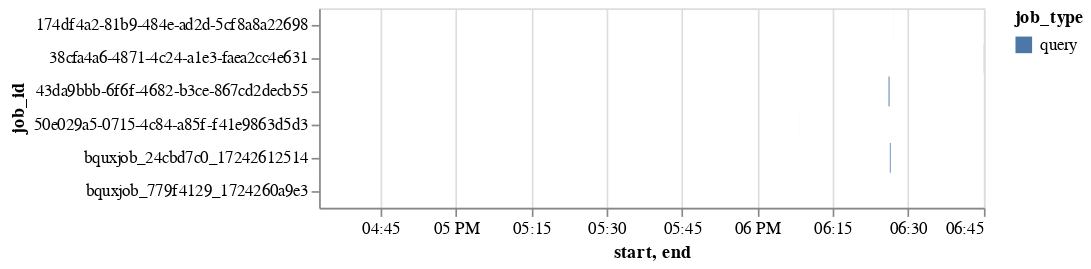

The code cell stored with this chart in its notebook:
### Code cell
jobs.plot_timeline(df=jobs.plan_timelines, x="start", x2="end", y="job_id", color="job_type")

### Figure 1 — Vega-Lite specification as saved in the notebook (floating-point values rounded to 4 significant figures)
{"config": {"view": {"continuousWidth": 400, "continuousHeight": 300}}, "data": {"name": "data-901668403b807f74c700ab8c9438b039"}, "mark": "bar", "encoding": {"color": {"type": "nominal", "field": "job_type"}, "tooltip": [{"type": "nominal", "field": "job_id"}, {"type": "nominal", "field": "job_type"}, {"type": "temporal", "field": "created"}, {"type": "temporal", "field": "started"}, {"type": "temporal", "field": "ended"}], "x": {"type": "temporal", "field": "start"}, "x2": {"field": "end"}, "y": {"type": "nominal", "field": "job_id"}}, "$schema": "https://vega.github.io/schema/vega-lite/v4.8.1.json", "datasets": {"data-901668403b807f74c700ab8c9438b039": [{"job_id": "38cfa4a6-4871-4c24-a1e3-faea2cc4e631", "job_type": "query", "created": "2020-05-23T18:45:07.502000+00:00", "started": "2020-05-23T18:45:07.627000+00:00", "ended": "2020-05-23T18:45:08.917000+00:00", "start": "2020-05-23T18:45:07.844000+00:00", "end": "2020-05-23T18:45:08.757000+00:00", "step_number": 0, "steps": [{"kind": "READ", "substeps": ["", "FROM bigquery-public-data.github_repos.commits"]}, {"kind": "AGGREGATE", "substeps": ["$10 := COUNT($20)"]}, {"kind": "COMPUTE", "substeps": ["$20 := 1"]}, {"kind": "WRITE", "substeps": ["$10", "TO __stage00_output"]}]}, {"job_id": "38cfa4a6-4871-4c24-a1e3-faea2cc4e631", "job_type": "query", "created": "2020-05-23T18:45:07.502000+00:00", "started": "2020-05-23T18:45:07.627000+00:00", "ended": "2020-05-23T18:45:08.917000+00:00", "start": "2020-05-23T18:45:08.333000+00:00", "end": "2020-05-23T18:45:08.786000+00:00", "step_number": 1, "steps": [{"kind": "READ", "substeps": ["$10", "FROM __stage00_output"]}, {"kind": "AGGREGATE", "substeps": ["$1 := SUM_OF_COUNTS($10)"]}, {"kind": "WRITE", "substeps": ["$1", "TO __stage01_output"]}]}, {"job_id": "174df4a2-81b9-484e-ad2d-5cf8a8a22698", "job_type": "query", "created": "2020-05-23T18:27:02.722000+00:00", "started": "2020-05-23T18:27:02.857000+00:00", "ended": "2020-05-23T18:27:03.416000+00:00", "start": "2020-05-23T18:27:03.034000+00:00", "end": "2020-05-23T18:27:03.278000+00:00", "step_number": 0, "steps": [{"kind": "READ", "substeps": ["$1:fbi_code", "FROM bigquery-public-data.chicago_crime.crime"]}, {"kind": "AGGREGATE", "substeps": ["GROUP BY $40 := $1", "$20 := COUNT($30)"]}, {"kind": "COMPUTE", "substeps": ["$30 := 1"]}, {"kind": "WRITE", "substeps": ["$40, $20", "TO __stage00_output", "BY HASH($40)"]}]}, {"job_id": "174df4a2-81b9-484e-ad2d-5cf8a8a22698", "job_type": "query", "created": "2020-05-23T18:27:02.722000+00:00", "started": "2020-05-23T18:27:02.857000+00:00", "ended": "2020-05-23T18:27:03.416000+00:00", "start": "2020-05-23T18:27:03.297000+00:00", "end": "2020-05-23T18:27:03.348000+00:00", "step_number": 1, "steps": [{"kind": "READ", "substeps": ["$40, $20", "FROM __stage00_output"]}, {"kind": "AGGREGATE", "substeps": ["GROUP BY $50 := $40", "$10 := SUM_OF_COUNTS($20)"]}, {"kind": "WRITE", "substeps": ["$50, $10", "TO __stage01_output"]}]}, {"job_id": "bquxjob_24cbd7c0_17242612514", "job_type": "query", "created": "2020-05-23T18:26:24.658000+00:00", "started": "2020-05-23T18:26:24.759000+00:00", "ended": "2020-05-23T18:26:36.434000+00:00", "start": "2020-05-23T18:26:24.926000+00:00", "end": "2020-05-23T18:26:27.052000+00:00", "step_number": 0, "steps": [{"kind": "READ", "substeps": ["$1:fbi_code, $2:location", "FROM bigquery-public-data.chicago_crime.crime"]}, {"kind": "AGGREGATE", "substeps": ["GROUP BY $40 := $2, $41 := $1", "$20 := COUNT($30)"]}, {"kind": "COMPUTE", "substeps": ["$30 := 1"]}, {"kind": "WRITE", "substeps": ["$41, $40, $20", "TO __stage00_output", "BY HASH($40, $41)"]}]}, {"job_id": "bquxjob_24cbd7c0_17242612514", "job_type": "query", "created": "2020-05-23T18:26:24.658000+00:00", "started": "2020-05-23T18:26:24.759000+00:00", "ended": "2020-05-23T18:26:36.434000+00:00", "start": "2020-05-23T18:26:26.574000+00:00", "end": "2020-05-23T18:26:28.051000+00:00", "step_number": 1, "steps": [{"kind": "READ", "substeps": ["FROM __stage00_output"]}]}, {"job_id": "bquxjob_24cbd7c0_17242612514", "job_type": "query", "created": "2020-05-23T18:26:24.658000+00:00", "started": "2020-05-23T18:26:24.759000+00:00", "ended": "2020-05-23T18:26:36.434000+00:00", "start": "2020-05-23T18:26:28.088000+00:00", "end": "2020-05-23T18:26:28.853000+00:00", "step_number": 2, "steps": [{"kind": "READ", "substeps": ["$41, $40, $20", "FROM __stage00_output"]}, {"kind": "AGGREGATE", "substeps": ["GROUP BY $50 := $40, $51 := $41", "$10 := SUM_OF_COUNTS($20)"]}, {"kind": "WRITE", "substeps": ["$51, $50, $10", "TO __stage02_output"]}]}, {"job_id": "bquxjob_24cbd7c0_17242612514", "job_type": "query", "created": "2020-05-23T18:26:24.658000+00:00", "started": "2020-05-23T18:26:24.759000+00:00", "ended": "2020-05-23T18:26:36.434000+00:00", "start": "2020-05-23T18:26:29.022000+00:00", "end": "2020-05-23T18:26:35.390000+00:00", "step_number": 3, "steps": [{"kind": "READ", "substeps": ["$51, $50, $10", "FROM __stage02_output"]}, {"kind": "WRITE", "substeps": ["$51, $50, $10", "TO __stage03_output"]}]}, {"job_id": "43da9bbb-6f6f-4682-b3ce-867cd2decb55", "job_type": "query", "created": "2020-05-23T18:26:09.050000+00:00", "started": "2020-05-23T18:26:09.182000+00:00", "ended": "2020-05-23T18:26:22.392000+00:00", "start": "2020-05-23T18:26:09.535000+00:00", "end": "2020-05-23T18:26:12.192000+00:00", "step_number": 0, "steps": [{"kind": "READ", "substeps": ["$1:fbi_code, $2:location", "FROM bigquery-public-data.chicago_crime.crime"]}, {"kind": "AGGREGATE", "substeps": ["GROUP BY $40 := $2, $41 := $1", "$20 := COUNT($30)"]}, {"kind": "COMPUTE", "substeps": ["$30 := 1"]}, {"kind": "WRITE", "substeps": ["$41, $40, $20", "TO __stage00_output", "BY HASH($40, $41)"]}]}, {"job_id": "43da9bbb-6f6f-4682-b3ce-867cd2decb55", "job_type": "query", "created": "2020-05-23T18:26:09.050000+00:00", "started": "2020-05-23T18:26:09.182000+00:00", "ended": "2020-05-23T18:26:22.392000+00:00", "start": "2020-05-23T18:26:11.509000+00:00", "end": "2020-05-23T18:26:14.337000+00:00", "step_number": 1, "steps": [{"kind": "READ", "substeps": ["FROM __stage00_output"]}]}, {"job_id": "43da9bbb-6f6f-4682-b3ce-867cd2decb55", "job_type": "query", "created": "2020-05-23T18:26:09.050000+00:00", "started": "2020-05-23T18:26:09.182000+00:00", "ended": "2020-05-23T18:26:22.392000+00:00", "start": "2020-05-23T18:26:14.390000+00:00", "end": "2020-05-23T18:26:15.042000+00:00", "step_number": 2, "steps": [{"kind": "READ", "substeps": ["$41, $40, $20", "FROM __stage00_output"]}, {"kind": "AGGREGATE", "substeps": ["GROUP BY $50 := $40, $51 := $41", "$10 := SUM_OF_COUNTS($20)"]}, {"kind": "WRITE", "substeps": ["$51, $50, $10", "TO __stage02_output"]}]}, {"job_id": "43da9bbb-6f6f-4682-b3ce-867cd2decb55", "job_type": "query", "created": "2020-05-23T18:26:09.050000+00:00", "started": "2020-05-23T18:26:09.182000+00:00", "ended": "2020-05-23T18:26:22.392000+00:00", "start": "2020-05-23T18:26:15.165000+00:00", "end": "2020-05-23T18:26:21.178000+00:00", "step_number": 3, "steps": [{"kind": "READ", "substeps": ["$51, $50, $10", "FROM __stage02_output"]}, {"kind": "WRITE", "substeps": ["$51, $50, $10", "TO __stage03_output"]}]}, {"job_id": "50e029a5-0715-4c84-a85f-f41e9863d5d3", "job_type": "query", "created": "2020-05-23T18:08:21.575000+00:00", "started": "2020-05-23T18:08:22.164000+00:00", "ended": "2020-05-23T18:08:22.750000+00:00", "start": "2020-05-23T18:08:22.431000+00:00", "end": "2020-05-23T18:08:22.644000+00:00", "step_number": 0, "steps": [{"kind": "READ", "substeps": ["$1:domestic", "FROM bigquery-public-data.chicago_crime.crime"]}, {"kind": "AGGREGATE", "substeps": ["GROUP BY $40 := $1", "$20 := COUNT($30)"]}, {"kind": "COMPUTE", "substeps": ["$30 := 1"]}, {"kind": "WRITE", "substeps": ["$40, $20", "TO __stage00_output", "BY HASH($40)"]}]}, {"job_id": "50e029a5-0715-4c84-a85f-f41e9863d5d3", "job_type": "query", "created": "2020-05-23T18:08:21.575000+00:00", "started": "2020-05-23T18:08:22.164000+00:00", "ended": "2020-05-23T18:08:22.750000+00:00", "start": "2020-05-23T18:08:22.664000+00:00", "end": "2020-05-23T18:08:22.680000+00:00", "step_number": 1, "steps": [{"kind": "READ", "substeps": ["$40, $20", "FROM __stage00_output"]}, {"kind": "AGGREGATE", "substeps": ["GROUP BY $50 := $40", "$10 := SUM_OF_COUNTS($20)"]}, {"kind": "WRITE", "substeps": ["$50, $10", "TO __stage01_output"]}]}, {"job_id": "bquxjob_779f4129_1724260a9e3", "job_type": "query", "created": "2020-05-23T16:32:43.007000+00:00", "started": "2020-05-23T16:32:43.690000+00:00", "ended": "2020-05-23T16:32:44.415000+00:00", "start": "2020-05-23T16:32:44.113000+00:00", "end": "2020-05-23T16:32:44.238000+00:00", "step_number": 0, "steps": [{"kind": "READ", "substeps": ["", "FROM bigquery-public-data.chicago_crime.crime"]}, {"kind": "AGGREGATE", "substeps": ["$10 := COUNT_STAR()"]}, {"kind": "WRITE", "substeps": ["$10", "TO __stage00_output"]}]}, {"job_id": "bquxjob_779f4129_1724260a9e3", "job_type": "query", "created": "2020-05-23T16:32:43.007000+00:00", "started": "2020-05-23T16:32:43.690000+00:00", "ended": "2020-05-23T16:32:44.415000+00:00", "start": "2020-05-23T16:32:44.170000+00:00", "end": "2020-05-23T16:32:44.340000+00:00", "step_number": 1, "steps": [{"kind": "READ", "substeps": ["$10", "FROM __stage00_output"]}, {"kind": "AGGREGATE", "substeps": ["$1 := SUM_OF_COUNTS($10)"]}, {"kind": "WRITE", "substeps": ["$1", "TO __stage01_output"]}]}]}}
